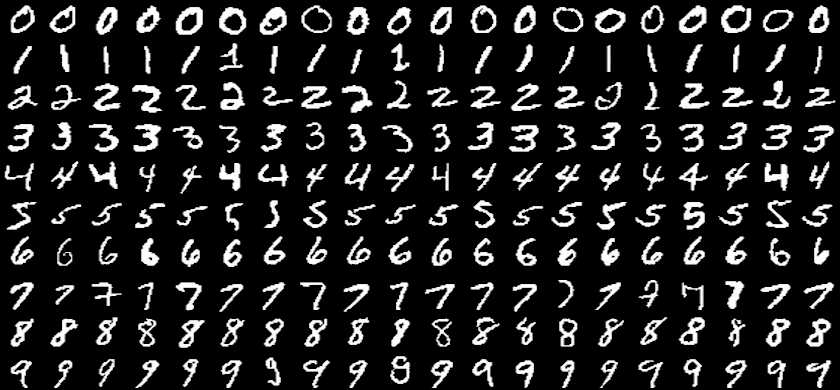

The script that saved this image:
import pygame
import numpy

image = pygame.image.load('data.png')
image_array = pygame.surfarray.array3d(image)
array = numpy.zeros(image_array.shape[:2])

for x in range(array.shape[0]):
	for y in range(array.shape[1]):

		# чёрно-белый фильтр
		c = int(sum(image_array[x,y]) / 3)

		# избавление от шума
		c = (0 if c < 128 else c)
		image_array[x,y] = [c,c,c]

image = pygame.surfarray.make_surface(image_array)
pygame.image.save(image, 'data-new.png')